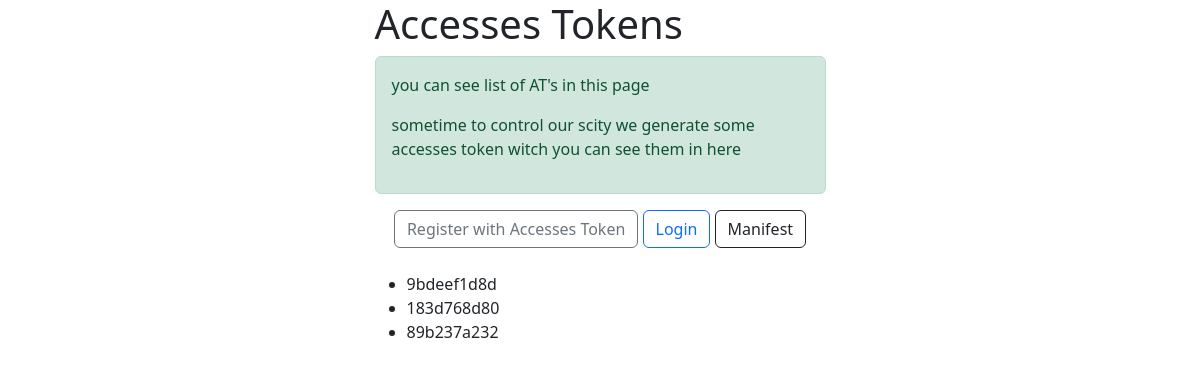
/at, run on the app's committed database.
### access_token/models.py (models this page shows)
class AccessToken(models.Model):
    access_token = models.CharField(max_length=128, verbose_name="Access Token", null=False, blank=False)
    representative = models.ForeignKey(User, on_delete=models.CASCADE,
                                       help_text="That user whom created this after deposit confirm",
                                       related_name='representative_id')
    user = models.ForeignKey(User, on_delete=models.CASCADE, help_text="user registered with this token", null=True,
                             blank=True)
    is_used = models.BooleanField(default=False, help_text='a user registered with this token')
    by_superuser = models.BooleanField(default=False, verbose_name='Create by admin',
                                       help_text="Super user Created this Accesses token manually")
    date = models.DateTimeField(verbose_name="Date", auto_now_add=True, null=True)
    objects = AccessTokenManager()
    def __str__(self):
        return self.access_token

### access_token/views.py (the view)
# urls.py: path('at', at, name='at'),
def at(request):
    at_list = AccessToken.objects.filter(by_superuser=True, is_used=False)
    print(at_list)
    context = {
        'at_list': at_list,
    }
    return render(request, 'at/at.html', context)

### templates/at/at.html (shortened to what this page needs)
{% load static %}
<!DOCTYPE html>
<html lang="en">
<head>
    <link rel="stylesheet" href="{% static 'css/bootstrap.css' %}">
</head>
<body>
<div class="container">
    <div class="row justify-content-md-center">
        <div class="col col-lg-2"></div>
        <div class="col-md-5">
            <h1>Accesses Tokens</h1>
            <div class="alert alert-success">
                <p>you can see list of AT's in this page</p>
                <p>sometime to control our scity we generate some accesses token
                    witch you can see them in here</p>
            </div>
            <div class="text-center">
                <a class="btn btn-outline-secondary" href="{% url 'users:signup' %}">Register with Accesses
                    Token</a>
                <a class="btn btn-outline-primary" href="{% url 'users:login' %}">Login</a>
                <a class="btn btn-outline-dark" href="{% url 'core:manifest' %}">Manifest</a>
            </div>
            <br>
            {% if at_list %}
                <ul>
                    {% for at in at_list %}
                        <li>{{ at.access_token }}</li>
                    {% endfor %}
                </ul>
            {% else %}
                <p>no token available</p>
            {% endif %}
        </div>
        <div class="col col-lg-2"></div>
    </div>
</div>
</body>
</html>

### data on the page
AccessToken: access_token "9bdeef1d8d"
AccessToken: access_token "183d768d80"
AccessToken: access_token "89b237a232"
